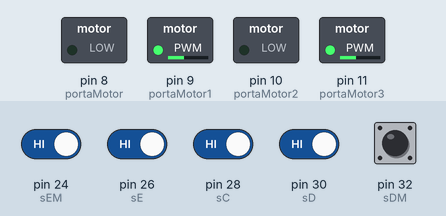
The sketch below on a simulated Arduino Mega 2560, built with avr-gcc and run on an emulated ATmega2560. Parts: switched loads named in the sketch (green lamp = pin HIGH). Inputs (shaded band) come from the test bench; at power-on: pin 24 (sEM), pin 26 (sE), pin 28 (sC), pin 30 (sD), pin 32 (sDM) HIGH. What the sketch prints to the serial monitor is not drawn.

Above: at 1.2 s.
1.3 s: pin 24 (sEM) driven LOW
At 2.4 s:
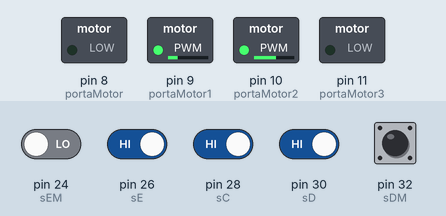
2.8 s: pin 24 (sEM) driven HIGH and pin 26 (sE) driven LOW
At 3.5 s:
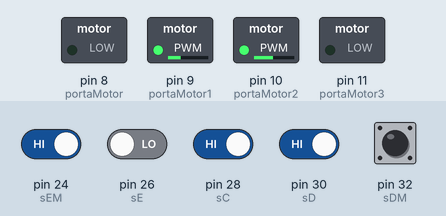
4.3 s: pin 26 (sE) driven HIGH
At 4.6 s:
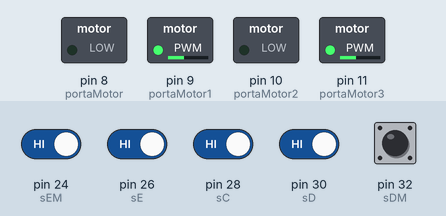
5.8 s: pin 30 (sD) driven LOW
At 7.0 s:
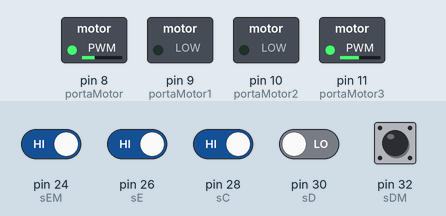
7.3 s: pin 28 (sC) driven LOW
At 8.2 s:
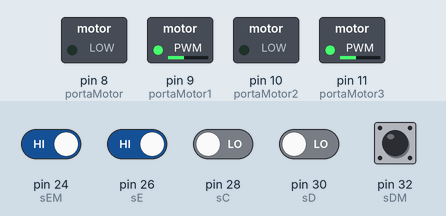
8.8 s: pin 28 (sC) driven HIGH
At 9.3 s:
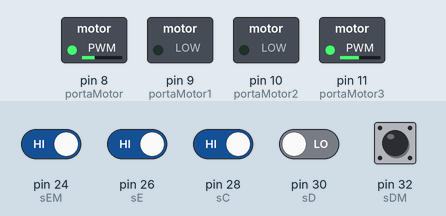
Timing chart, 0 to 11.3 s (numbered marks = the images above; inputs shaded):
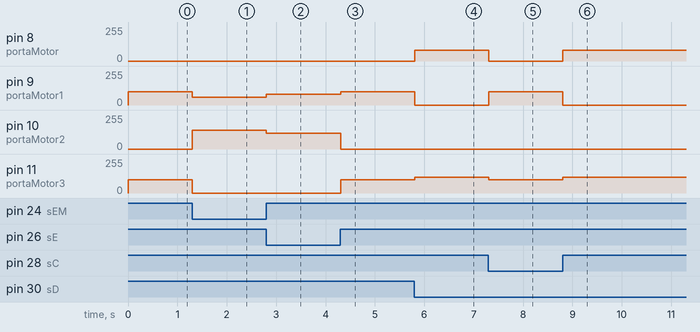

Measured:
- after the input at 1.3 s, pin 9 (portaMotor1): 100/255 → 60/255 at once; pin 10 (portaMotor2): 0/255 → 140/255 at once; pin 11 (portaMotor3): 100/255 → 0/255 at once
- after the input at 2.8 s, pin 9 (portaMotor1): 60/255 → 80/255 at once; pin 10 (portaMotor2): 140/255 → 120/255 at once
- after the input at 4.3 s, pin 9 (portaMotor1): 80/255 → 100/255 at once; pin 10 (portaMotor2): 120/255 → 0/255 at once; pin 11 (portaMotor3): 0/255 → 100/255 at once
- after the input at 5.8 s, pin 8 (portaMotor): 0/255 → 80/255 at once; pin 9 (portaMotor1): 100/255 → 0/255 at once; pin 11 (portaMotor3): 100/255 → 120/255 at once
- after the input at 7.3 s, pin 8 (portaMotor): 80/255 → 0/255 at once; pin 9 (portaMotor1): 0/255 → 100/255 at once; pin 11 (portaMotor3): 120/255 → 100/255 at once
- after the input at 8.8 s, pin 8 (portaMotor): 0/255 → 80/255 at once; pin 9 (portaMotor1): 100/255 → 0/255 at once; pin 11 (portaMotor3): 100/255 → 120/255 at once

The sketch:

wakandaTech.ino
```cpp
int portaMotor = 8;
int portaMotor1 = 9;
int portaMotor2 = 10;
int portaMotor3 = 11;

int sEM = 24;  //sensor Esquerda
int sE = 26;
int sC = 28;
int sD = 30;
int sDM = 32; //sensor direita*/

int eSEM;
int eSE;
int eSC;
int eSD;
int eSDM;         //variável utilizada armazenar o estado do sensor


int trigPin = 6;
int echoPin = 7;
long duration, cm;

int kP = 20;
int erro;
int velBase = 100;
int correcao;

void setup() {
  Serial.begin (9600);
  pinMode(trigPin, OUTPUT);
  pinMode(echoPin, INPUT);

  pinMode(portaMotor, OUTPUT);
  pinMode(portaMotor1, OUTPUT);
  pinMode(portaMotor2, OUTPUT);
  pinMode(portaMotor3, OUTPUT);

  pinMode(sEM, INPUT);  //definindo o pino do sensor como entrada
  pinMode(sE, INPUT);
  pinMode(sC, INPUT);  //definindo o pino do sensor como entrada
  pinMode(sD, INPUT);
  pinMode(sDM, INPUT);

}

void loop() {
/*
  //motor e sensor de distancia
  digitalWrite(trigPin, LOW);
  delayMicroseconds(5);
  digitalWrite(trigPin, HIGH);
  delayMicroseconds(10);
  digitalWrite(trigPin, LOW);

  pinMode(echoPin, INPUT);
  duration = pulseIn(echoPin, HIGH);

  cm = (duration/2) / 29.1;

  Serial.print("in, ");
  Serial.print(cm);
  Serial.print("cm");
  Serial.println();

  if(cm<=15){
    analogWrite(portaMotor, 0);
    analogWrite(portaMotor1, 0);
    analogWrite(portaMotor2, 0);
    analogWrite(portaMotor3, 0);
    delay(3000);
  }
  else{
    analogWrite(portaMotor, 128);
    analogWrite(portaMotor1, 0);
    analogWrite(portaMotor2, 0);
    analogWrite(portaMotor3, 128);
  }
  */

// motor e sensor de linha
  eSEM = digitalRead(sEM);  //lê o estado do sensor (alto = inativo, baixo = ativo)
  eSE = digitalRead(sE);
  eSC = digitalRead(sC);  //lê o estado do sensor (alto = inativo, baixo = ativo)
  eSD = digitalRead(sD);
  eSDM = digitalRead(sDM);

  //0 é linha

  //verificando se o sensor detectou algum objeto ou não

  if (eSEM == 0) {
    erro = -2;
  }
  else if (eSE == 0) {
    erro = -1;
  }
  else if (eSC == 0) {
    erro = 0;
  }
  else if (eSD == 0) {
    erro = 1;
  }
  else if (eSDM == 0) {
    erro = 2;
  } else{
    erro = 0;
  }
correcao = kP*erro;
Serial.println( eSEM);
if (erro == 0){
    analogWrite(portaMotor, 0);
    analogWrite(portaMotor1, velBase);
    analogWrite(portaMotor2, 0);
    analogWrite(portaMotor3, velBase);
}
else if( erro < 0) {
    analogWrite(portaMotor, 0);
    analogWrite(portaMotor1, (velBase + correcao));
    analogWrite(portaMotor2, (velBase - correcao));
    analogWrite(portaMotor3, 0);
}
else if (erro > 0) {
      analogWrite(portaMotor, (velBase - correcao));
    analogWrite(portaMotor1, 0);
    analogWrite(portaMotor2, 0);
    analogWrite(portaMotor3, (velBase + correcao));
}
/*if (estado1 == HIGH && estado2 == HIGH) {          //nenhum objeto detectado
    analogWrite(portaMotor, 128);
    analogWrite(portaMotor1, 0);
    analogWrite(portaMotor2, 0);
    analogWrite(portaMotor3, 128);

  } else if (estado1 == LOW && estado2 == HIGH) {    //direita detectado
    analogWrite(portaMotor, 0);
    analogWrite(portaMotor1, 0);
    analogWrite(portaMotor2, 128);
    analogWrite(portaMotor3, 0);

  } else if (estado1  == HIGH && estado2 == LOW) {          //esquerda detectado
    analogWrite(portaMotor, 0);
    analogWrite(portaMotor1, 128);
    analogWrite(portaMotor2, 0);
    analogWrite(portaMotor3, 0);

} else if (estado1 == LOW && estado2 == LOW) {          //os dois detectado
    analogWrite(portaMotor, 0);
    analogWrite(portaMotor1, 0);
    analogWrite(portaMotor2, 0);
    analogWrite(portaMotor3, 0);
  }
  */
}
```
